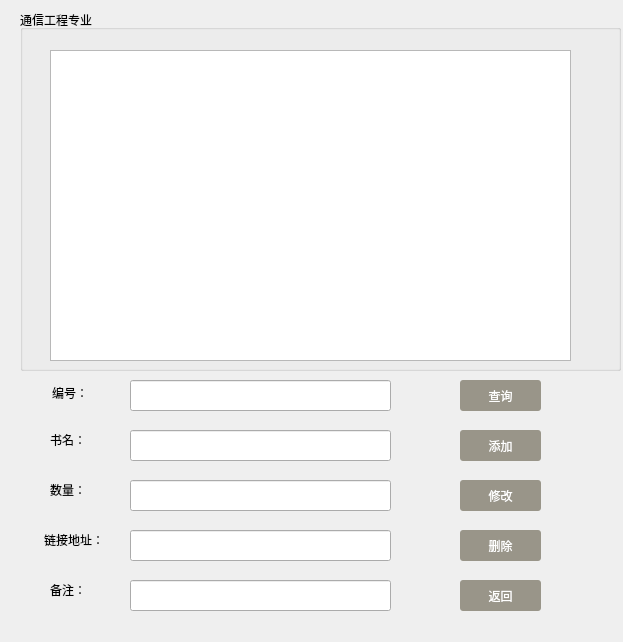
<?xml version="1.0" encoding="UTF-8"?>
<ui version="4.0">
 <class>TCommunication</class>
 <widget class="QDialog" name="TCommunication">
  <property name="geometry">
   <rect>
    <x>0</x>
    <y>0</y>
    <width>623</width>
    <height>642</height>
   </rect>
  </property>
  <property name="windowTitle">
   <string>Dialog</string>
  </property>
  <widget class="QGroupBox" name="groupBox">
   <property name="geometry">
    <rect>
     <x>20</x>
     <y>10</y>
     <width>601</width>
     <height>361</height>
    </rect>
   </property>
   <property name="styleSheet">
    <string notr="true">

font: 75 14pt &quot;Aparajita&quot;;</string>
   </property>
   <property name="title">
    <string>通信工程专业</string>
   </property>
   <widget class="QTableView" name="automationview">
    <property name="geometry">
     <rect>
      <x>30</x>
      <y>40</y>
      <width>521</width>
      <height>311</height>
     </rect>
    </property>
    <property name="styleSheet">
     <string notr="true"/>
    </property>
   </widget>
  </widget>
  <widget class="QLabel" name="label_5">
   <property name="geometry">
    <rect>
     <x>50</x>
     <y>580</y>
     <width>63</width>
     <height>20</height>
    </rect>
   </property>
   <property name="styleSheet">
    <string notr="true">font: 14pt &quot;Agency FB&quot;;</string>
   </property>
   <property name="text">
    <string>备注：     </string>
   </property>
  </widget>
  <widget class="QLineEdit" name="nameline">
   <property name="geometry">
    <rect>
     <x>130</x>
     <y>430</y>
     <width>261</width>
     <height>31</height>
    </rect>
   </property>
  </widget>
  <widget class="QLineEdit" name="numberline">
   <property name="geometry">
    <rect>
     <x>130</x>
     <y>480</y>
     <width>261</width>
     <height>31</height>
    </rect>
   </property>
  </widget>
  <widget class="QLabel" name="label_4">
   <property name="geometry">
    <rect>
     <x>44</x>
     <y>530</y>
     <width>80</width>
     <height>20</height>
    </rect>
   </property>
   <property name="styleSheet">
    <string notr="true">font: 14pt &quot;Agency FB&quot;;</string>
   </property>
   <property name="text">
    <string>链接地址：</string>
   </property>
  </widget>
  <widget class="QLineEdit" name="remarkline">
   <property name="geometry">
    <rect>
     <x>130</x>
     <y>580</y>
     <width>261</width>
     <height>31</height>
    </rect>
   </property>
  </widget>
  <widget class="QPushButton" name="returnbtn">
   <property name="geometry">
    <rect>
     <x>460</x>
     <y>580</y>
     <width>81</width>
     <height>31</height>
    </rect>
   </property>
   <property name="styleSheet">
    <string notr="true">QPushButton { background-color: rgb(153, 149, 137); border-radius: 3px; color: rgb(255, 255, 255); } QPushButton:hover { background-color: black;}</string>
   </property>
   <property name="text">
    <string>返回</string>
   </property>
  </widget>
  <widget class="QLineEdit" name="adressline">
   <property name="geometry">
    <rect>
     <x>130</x>
     <y>530</y>
     <width>261</width>
     <height>31</height>
    </rect>
   </property>
  </widget>
  <widget class="QPushButton" name="changebtn">
   <property name="geometry">
    <rect>
     <x>460</x>
     <y>480</y>
     <width>81</width>
     <height>31</height>
    </rect>
   </property>
   <property name="styleSheet">
    <string notr="true">QPushButton { background-color: rgb(153, 149, 137); border-radius: 3px; color: rgb(255, 255, 255); } QPushButton:hover { background-color: black;}</string>
   </property>
   <property name="text">
    <string>修改</string>
   </property>
  </widget>
  <widget class="QLineEdit" name="idline">
   <property name="geometry">
    <rect>
     <x>130</x>
     <y>380</y>
     <width>261</width>
     <height>31</height>
    </rect>
   </property>
  </widget>
  <widget class="QPushButton" name="addbtn">
   <property name="geometry">
    <rect>
     <x>460</x>
     <y>430</y>
     <width>81</width>
     <height>31</height>
    </rect>
   </property>
   <property name="styleSheet">
    <string notr="true">QPushButton { background-color: rgb(153, 149, 137); border-radius: 3px; color: rgb(255, 255, 255); } QPushButton:hover { background-color: black;}</string>
   </property>
   <property name="text">
    <string>添加</string>
   </property>
  </widget>
  <widget class="QLabel" name="label_3">
   <property name="geometry">
    <rect>
     <x>50</x>
     <y>480</y>
     <width>60</width>
     <height>20</height>
    </rect>
   </property>
   <property name="styleSheet">
    <string notr="true">font: 14pt &quot;Agency FB&quot;;</string>
   </property>
   <property name="text">
    <string>数量：     </string>
   </property>
  </widget>
  <widget class="QPushButton" name="searchbtn">
   <property name="geometry">
    <rect>
     <x>460</x>
     <y>380</y>
     <width>81</width>
     <height>31</height>
    </rect>
   </property>
   <property name="styleSheet">
    <string notr="true">QPushButton { background-color: rgb(153, 149, 137); border-radius: 3px; color: rgb(255, 255, 255); } QPushButton:hover { background-color: black;}



</string>
   </property>
   <property name="text">
    <string>查询</string>
   </property>
  </widget>
  <widget class="QLabel" name="label">
   <property name="geometry">
    <rect>
     <x>52</x>
     <y>383</y>
     <width>60</width>
     <height>20</height>
    </rect>
   </property>
   <property name="styleSheet">
    <string notr="true">font: 14pt &quot;Agency FB&quot;;</string>
   </property>
   <property name="text">
    <string>编号：    </string>
   </property>
  </widget>
  <widget class="QLabel" name="label_2">
   <property name="geometry">
    <rect>
     <x>50</x>
     <y>430</y>
     <width>60</width>
     <height>20</height>
    </rect>
   </property>
   <property name="styleSheet">
    <string notr="true">font: 14pt &quot;Agency FB&quot;;</string>
   </property>
   <property name="text">
    <string>书名：    </string>
   </property>
  </widget>
  <widget class="QPushButton" name="deletebtn">
   <property name="geometry">
    <rect>
     <x>460</x>
     <y>530</y>
     <width>81</width>
     <height>31</height>
    </rect>
   </property>
   <property name="styleSheet">
    <string notr="true">QPushButton { background-color: rgb(153, 149, 137); border-radius: 3px; color: rgb(255, 255, 255); } QPushButton:hover { background-color: black;}</string>
   </property>
   <property name="text">
    <string>删除</string>
   </property>
  </widget>
 </widget>
 <resources/>
 <connections/>
</ui>
